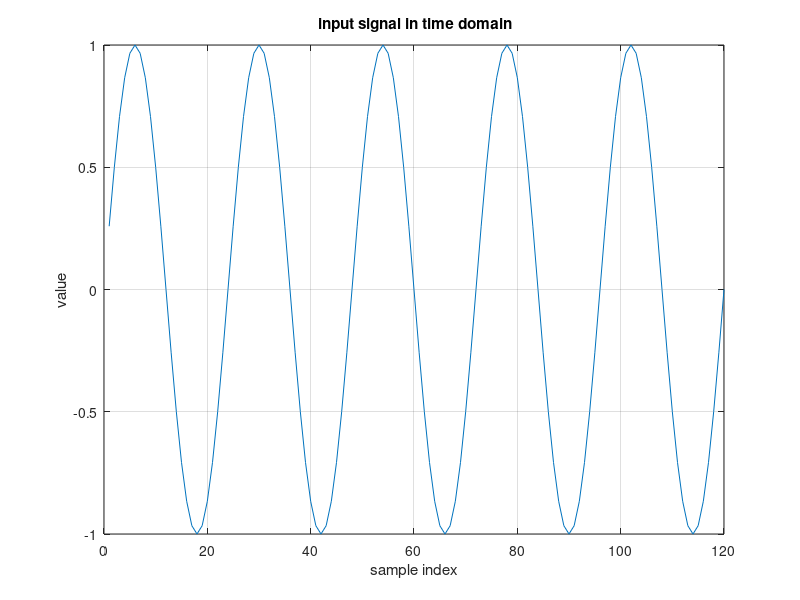
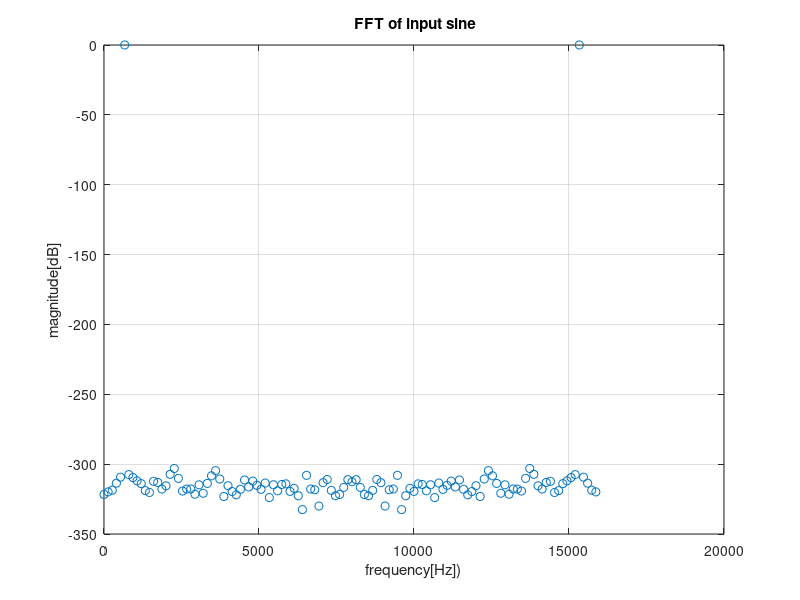

These figures' MATLAB source, in order:
% Select input frequencies for given FS and N avoiding leakage
%
%
clear;close all
%             

Fs     = 16000;                % Sampling frequency
N=120;                         % block length of FFT, number of points for the FFT

% Generation of input stimuli

amplitude=1;       
f0sin=5*(Fs/N);           % frequency of the input sine wave must be a integer multiple of Fs/N to avoid leakage  

f_vec=(0:N-1)/N*Fs;
indsin=1:N;
xinsin=amplitude*sin(2*pi*indsin*f0sin/Fs);

len=length(xinsin);

figure
plot(xinsin);grid on;
xlabel('sample index')
ylabel('value')
title (' input signal in time domain')

% FFT of input signal 
xin_fft=(2/N)*fft(xinsin);    

% plot magnitude response of FFT
figure;
plot(f_vec(1:length(xin_fft)),20*log10(abs(xin_fft(1:length(xin_fft)))),'o');grid on;
xlabel('frequency[Hz])');
ylabel('magnitude[dB]')
title(' FFT of input sine')


